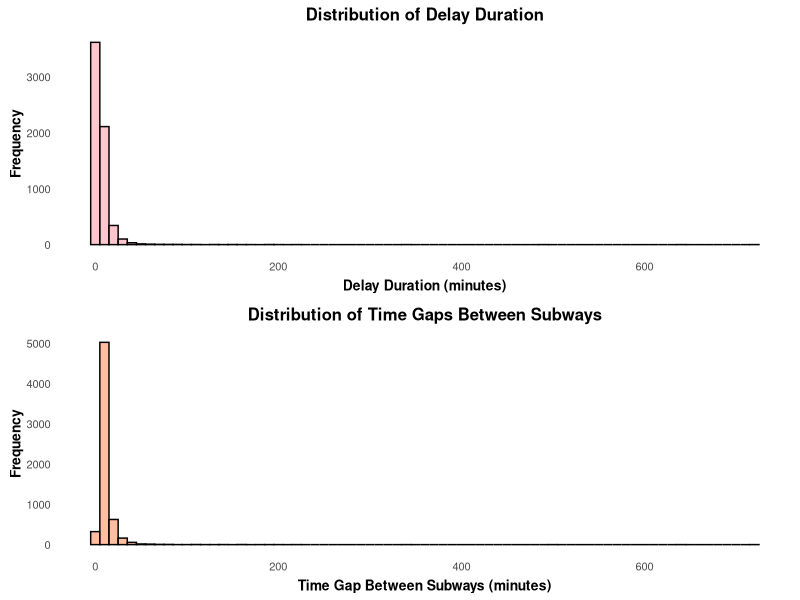
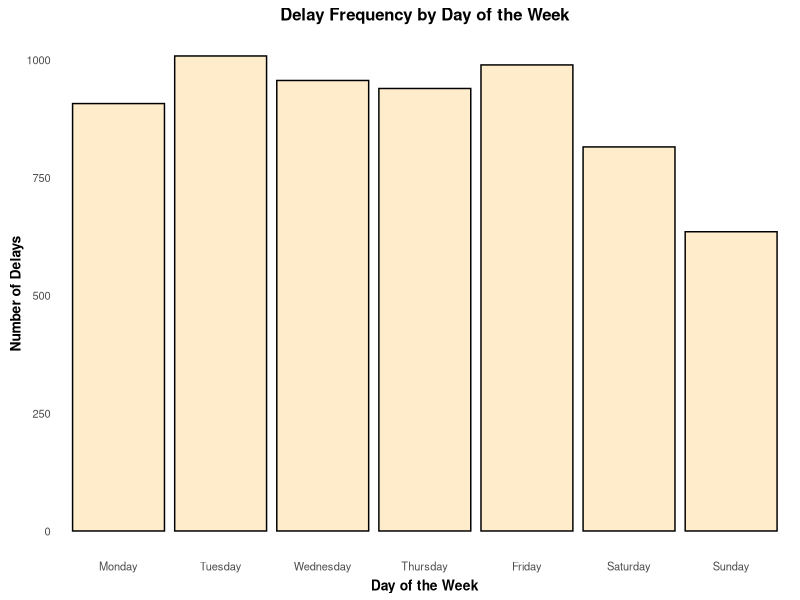
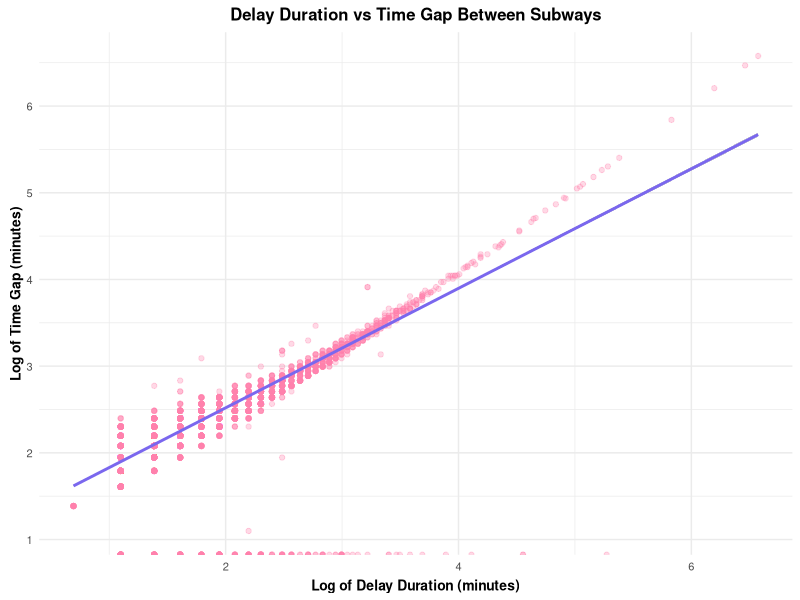
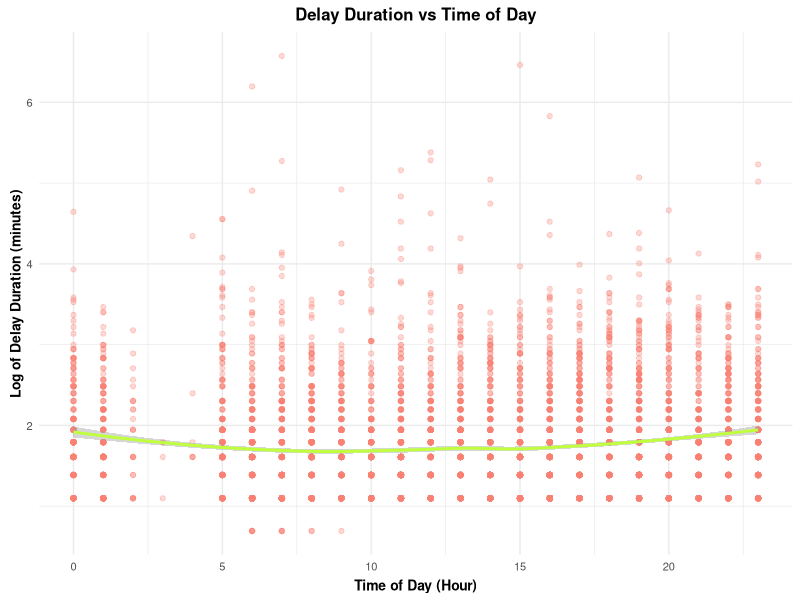
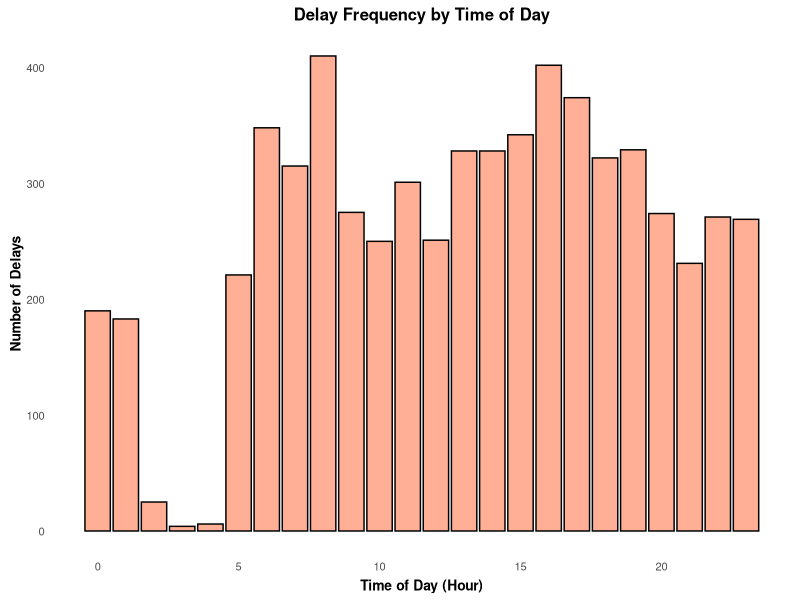
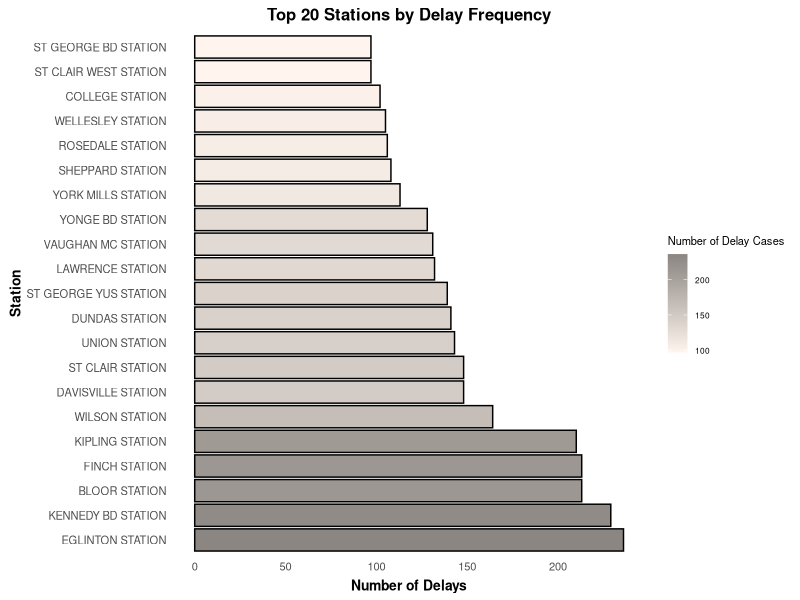
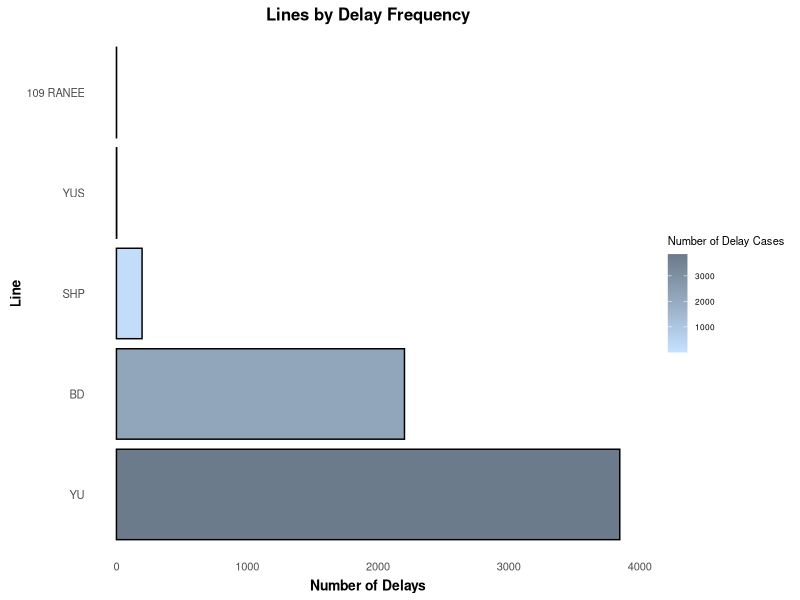
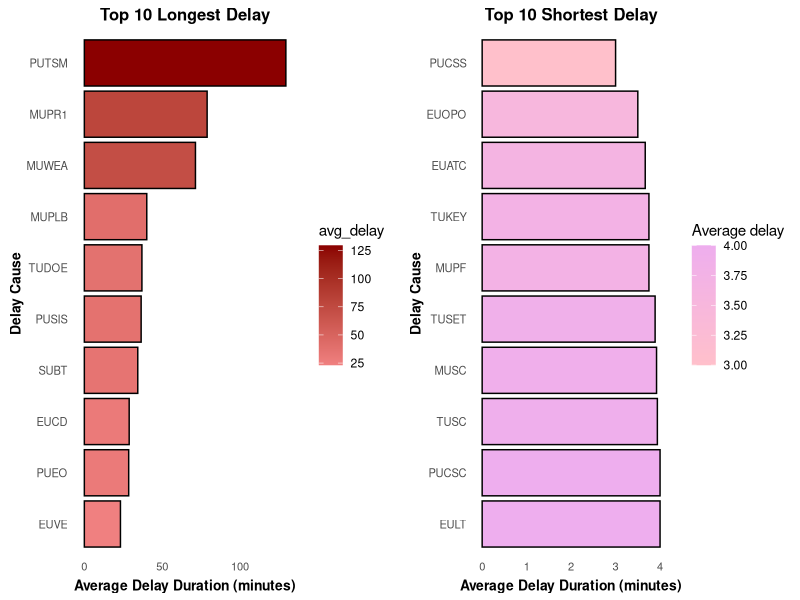

Here is the R script that generated these plots, in order:

#### Preamble ####
# Purpose: Explore the data and make some graphs that we might use in the paper.
# Author: Weiyang Li
# Date: 22 September 2024
# Contact: weiyang.li@mail.utoronto.ca
# License: MIT
# Pre-requisites: 
#   - Installed R packages: tidyverse, ggplot2, gridExtra
#   - Ensure the datasets have been downloaded in working directory 
#     '../data/analysis_data/' folder.
#   - A basic understanding of data visualization techniques using ggplot2.
# Additional Information:
#   - The graphs replicated here are based on the analysis of TTC subway delay 
#     data, showcasing key trends and distributions.
#   - Ensure the dataset used matches the structure of the expected data for 
#     accurate replication of graphs.


#### Workspace setup ####

library(tidyverse)
library(ggplot2)
library(gridExtra)


#### Load data ####

data_cleaned <- read.csv("data/analysis_data/cleaned_ttc_data.csv")

data_delay <- read.csv("data/analysis_data/cleaned_delay_data.csv")

#### Visualizations ####

### EDA

## 1.1 Histogram: Delay Duration
p1 <- ggplot(data_delay, aes(x = min_delay)) +
  geom_histogram(binwidth = 10, fill = "lightpink1", color = "black", 
                 alpha = 0.7) +
  labs(title = "Distribution of Delay Duration",
       x = "Delay Duration (minutes)",
       y = "Frequency") +
  theme_minimal() +
  theme(panel.grid=element_blank()) +
  theme(axis.title.x=element_text(face="bold", hjust=0.5, vjust=0.5, size=10)) +
  theme(axis.title.y=element_text(face="bold", hjust=0.5, vjust=0.5, size=10)) +
  theme(plot.title=element_text(size=12, face="bold", hjust=0.5, vjust=1)) +
  theme(axis.text.x = element_text(size = 8)) +
  theme(axis.text.y = element_text(size = 8))

## 1.2 Histogram: Time Gap
p2 <- ggplot(data_delay, aes(x = min_gap)) +
  geom_histogram(binwidth = 10, fill = "lightsalmon1", color = "black", 
                 alpha = 0.7) +
  labs(title = "Distribution of Time Gaps Between Subways",
       x = "Time Gap Between Subways (minutes)",
       y = "Frequency") +
  theme_minimal() +
  theme(panel.grid=element_blank()) +
  theme(axis.title.x=element_text(face="bold", hjust=0.5, vjust=0.5, size=10)) +
  theme(axis.title.y=element_text(face="bold", hjust=0.5, vjust=0.5, size=10)) +
  theme(plot.title=element_text(size=12, face="bold", hjust=0.5, vjust=1)) +
  theme(axis.text.x = element_text(size = 8)) +
  theme(axis.text.y = element_text(size = 8))

# Arrange the two plots side by side
grid.arrange(p1, p2, ncol = 1)


## 2. Bar plot: Delay Frequency by Day of the Week

# Reorder day factor levels to be in order from Monday to Sunday
data_delay$day <- factor(data_delay$day, 
                         levels = c("Monday", "Tuesday", "Wednesday", "Thursday", 
                                    "Friday", "Saturday", "Sunday"))

ggplot(data_delay, aes(x = day)) +
  geom_bar(fill = "moccasin", color = "black", alpha = 0.7) +
  labs(title = "Delay Frequency by Day of the Week",
       x = "Day of the Week",
       y = "Number of Delays") +
  theme_minimal() +
  theme(panel.grid = element_blank()) +
  theme(axis.title.x=element_text(face="bold", hjust=0.5, vjust=0.5, size=10)) +
  theme(axis.title.y=element_text(face="bold", hjust=0.5, vjust=0.5, size=10)) +
  theme(plot.title=element_text(size=12, face="bold", hjust=0.5, vjust=1)) +
  theme(axis.text.x = element_text(size = 8)) +
  theme(axis.text.y = element_text(size = 8))


## 3. Scatter plot for Delay Duration vs Time Gap

data_delay$logdelay <- log(data_delay$min_delay)
data_delay$loggap <- log(data_delay$min_gap)

# Scatter plot for Delay Duration vs Time Gap
ggplot(data_delay, aes(x = logdelay, y = loggap)) +
  geom_point(alpha = 0.3, color = "palevioletred1") +
  geom_smooth(method = "lm", color = "slateblue2") +
  labs(title = "Delay Duration vs Time Gap Between Subways",
       x = "Log of Delay Duration (minutes)",
       y = "Log of Time Gap (minutes)") +
  theme_minimal() +
  theme(axis.title.x=element_text(face="bold", hjust=0.5, vjust=0.5, size=10)) +
  theme(axis.title.y=element_text(face="bold", hjust=0.5, vjust=0.5, size=10)) +
  theme(plot.title=element_text(size=12, face="bold", hjust=0.5, vjust=1)) +
  theme(axis.text.x = element_text(size = 8)) +
  theme(axis.text.y = element_text(size = 8))


## Results

## 1.1 Scatter plot of Delay Duration vs Time of Day

# Extract hour from the time
data_delay$hour <- format(as.POSIXct(data_delay$time, format="%H:%M"), "%H")

# Convert hour to numeric for plotting
data_delay$hour <- as.numeric(data_delay$hour)

# Scatter plot of Delay Duration vs Time of Day
ggplot(data_delay, aes(x = hour, y = logdelay)) +
  geom_point(alpha = 0.3, color = "salmon") +
  geom_smooth(method = "loess", color = "olivedrab1") +
  labs(title = "Delay Duration vs Time of Day",
       x = "Time of Day (Hour)",
       y = "Log of Delay Duration (minutes)") +
  theme_minimal()  +
  theme(axis.title.x=element_text(face="bold", hjust=0.5, vjust=0.5, size=10)) +
  theme(axis.title.y=element_text(face="bold", hjust=0.5, vjust=0.5, size=10)) +
  theme(plot.title=element_text(size=12, face="bold", hjust=0.5, vjust=1)) +
  theme(axis.text.x = element_text(size = 8)) +
  theme(axis.text.y = element_text(size = 8))


## 1.2 Bar plot of Delay Frequency by Time of Day

# Group by hour and count the number of delays
delay_frequency_by_hour <- data_delay %>%
  group_by(hour) %>%
  summarize(delay_count = n())

ggplot(delay_frequency_by_hour, aes(x = hour, y = delay_count)) +
  geom_bar(stat = "identity", fill = "salmon1", color = "black", alpha = 0.7) +
  labs(title = "Delay Frequency by Time of Day",
       x = "Time of Day (Hour)",
       y = "Number of Delays") +
  theme_minimal() +
  theme(panel.grid = element_blank()) +
  theme(axis.title.x=element_text(face="bold", hjust=0.5, vjust=0.5, size=10)) +
  theme(axis.title.y=element_text(face="bold", hjust=0.5, vjust=0.5, size=10)) +
  theme(plot.title=element_text(size=12, face="bold", hjust=0.5, vjust=1)) +
  theme(axis.text.x = element_text(size = 8)) +
  theme(axis.text.y = element_text(size = 8))


## 2.1 Bar plot for Delay Frequency by Top 20 Stations

# Calculate delay frequency per station
station_delay_freq <- data_delay %>%
  count(station) %>%
  arrange(desc(n))

# Calculate delay frequency per station and select top 10 stations
top_stations <- station_delay_freq %>%
  top_n(20, n)

ggplot(top_stations, aes(x = reorder(station, -n), y = n, fill = n)) + 
  geom_bar(stat = "identity", color = "black") + 
  scale_fill_gradient(low = "seashell", high = "seashell4", 
                      name = "Number of Delay Cases") +
  coord_flip() + 
  labs(title = "Top 20 Stations by Delay Frequency", 
       x = "Station", 
       y = "Number of Delays") + 
  theme_minimal() +
  theme(panel.grid = element_blank()) +
  theme(axis.title.x=element_text(face="bold", hjust=0.5, vjust=0.5, size=10)) +
  theme(axis.title.y=element_text(face="bold", hjust=0.5, vjust=0.5, size=10)) +
  theme(plot.title=element_text(size=12, face="bold", hjust=0.5, vjust=1)) +
  theme(axis.text.x = element_text(size = 8)) +
  theme(axis.text.y = element_text(size = 8)) +
  theme(legend.title = element_text(size = 8),
        legend.text = element_text(size = 6),
        legend.key.size = unit(0.5, 'cm'))


## 2.2 Bar plot for Delay Frequency by Lines

# Calculate delay frequency per line
line_delay_freq <- data_delay %>%
  count(line) %>%
  arrange(desc(n))

ggplot(line_delay_freq, aes(x = reorder(line, -n), y = n, fill = n)) +
  geom_bar(stat = "identity", color = "black") +
  scale_fill_gradient(low = "slategray1", high = "slategray4",
                      name = "Number of Delay Cases") +
  coord_flip() +
  labs(title = "Lines by Delay Frequency",
       x = "Line",
       y = "Number of Delays") +
  theme_minimal() +
  theme(panel.grid = element_blank()) +
  theme(axis.title.x=element_text(face="bold", hjust=0.5, vjust=0.5, size=10)) +
  theme(axis.title.y=element_text(face="bold", hjust=0.5, vjust=0.5, size=10)) +
  theme(plot.title=element_text(size=12, face="bold", hjust=0.5, vjust=1)) +
  theme(axis.text.x = element_text(size = 8)) +
  theme(axis.text.y = element_text(size = 8)) +
  theme(legend.title = element_text(size = 8),
        legend.text = element_text(size = 6),
        legend.key.size = unit(0.5, 'cm'))


## 3.

# Calculate average delay duration by delay cause
delay_cause_duration <- data_delay %>%
  group_by(code) %>%
  summarize(avg_delay = mean(min_delay, na.rm = TRUE)) %>%
  arrange(desc(avg_delay))

# Select top 10 longest and shortest delay causes
top_10_longest <- delay_cause_duration %>%
  top_n(10, avg_delay)

top_10_shortest <- delay_cause_duration %>%
  top_n(-10, avg_delay)

## 3.1 Plot for top 10 longest delay causes
plot_longest <- ggplot(top_10_longest, aes(x = reorder(code, avg_delay), 
                                           y = avg_delay, fill = avg_delay)) +
  geom_bar(stat = "identity", color = "black") +
  scale_fill_gradient(low = "lightcoral", high = "darkred") +
  coord_flip() +
  labs(title = "Top 10 Longest Delay",
       x = "Delay Cause",
       y = "Average Delay Duration (minutes)") +
  theme_minimal() +
  theme(panel.grid = element_blank()) +
  theme(axis.title.x=element_text(face="bold", hjust=0.5, vjust=0.5, size=10)) +
  theme(axis.title.y=element_text(face="bold", hjust=0.5, vjust=0.5, size=10)) +
  theme(plot.title=element_text(size=12, face="bold", hjust=0.5, vjust=1)) +
  theme(axis.text.x = element_text(size = 8)) +
  theme(axis.text.y = element_text(size = 8))

## 3.2 Plot for top 10 shortest delay causes
plot_shortest <- ggplot(top_10_shortest, aes(x = reorder(code, -avg_delay), 
                                             y = avg_delay, fill = avg_delay)) +
  geom_bar(stat = "identity", color = "black") +
  scale_fill_gradient(low = "pink", high = "plum2") +
  coord_flip() +
  labs(title = "Top 10 Shortest Delay",
       x = "Delay Cause",
       y = "Average Delay Duration (minutes)",
       fill = "Average delay") +
  theme_minimal() +
  theme(panel.grid = element_blank()) +
  theme(axis.title.x=element_text(face="bold", hjust=0.5, vjust=0.5, size=10)) +
  theme(axis.title.y=element_text(face="bold", hjust=0.5, vjust=0.5, size=10)) +
  theme(plot.title=element_text(size=12, face="bold", hjust=0.5, vjust=1)) +
  theme(axis.text.x = element_text(size = 8)) +
  theme(axis.text.y = element_text(size = 8))

# Display both plots
grid.arrange(plot_longest, plot_shortest, ncol = 2)